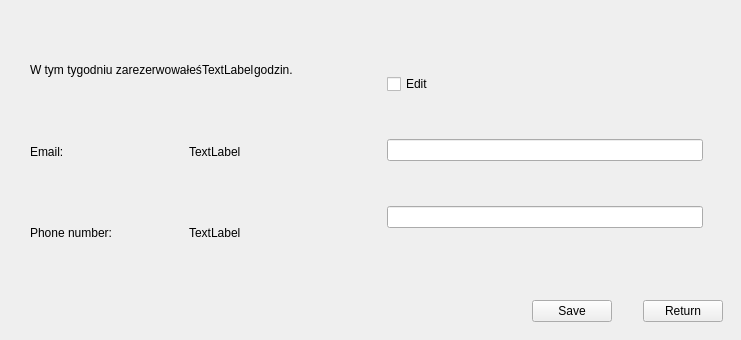
    <widget class="QWidget" name="profil">
     <widget class="QWidget" name="verticalLayoutWidget">
      <property name="geometry">
       <rect>
        <x>1</x>
        <y>0</y>
        <width>731</width>
        <height>331</height>
       </rect>
      </property>
      <layout class="QVBoxLayout" name="verticalLayout_6" stretch="0,0">
       <property name="leftMargin">
        <number>9</number>
       </property>
       <property name="topMargin">
        <number>9</number>
       </property>
       <property name="rightMargin">
        <number>9</number>
       </property>
       <property name="bottomMargin">
        <number>9</number>
       </property>
       <item>
        <layout class="QGridLayout" name="gridLayout_2" rowstretch="0" columnstretch="1,1">
         <property name="sizeConstraint">
          <enum>QLayout::SetMaximumSize</enum>
         </property>
         <property name="leftMargin">
          <number>20</number>
         </property>
         <property name="topMargin">
          <number>20</number>
         </property>
         <property name="rightMargin">
          <number>20</number>
         </property>
         <property name="bottomMargin">
          <number>20</number>
         </property>
         <property name="horizontalSpacing">
          <number>40</number>
         </property>
         <property name="verticalSpacing">
          <number>6</number>
         </property>
         <item row="0" column="1">
          <layout class="QVBoxLayout" name="verticalLayout_12" stretch="1,1,1">
           <item>
            <widget class="QCheckBox" name="checkBox">
             <property name="sizePolicy">
              <sizepolicy hsizetype="Expanding" vsizetype="Fixed">
               <horstretch>0</horstretch>
               <verstretch>0</verstretch>
              </sizepolicy>
             </property>
             <property name="text">
              <string>Edit</string>
             </property>
            </widget>
           </item>
           <item>
            <widget class="QLineEdit" name="emailInput">
             <property name="sizePolicy">
              <sizepolicy hsizetype="Expanding" vsizetype="Fixed">
               <horstretch>0</horstretch>
               <verstretch>0</verstretch>
              </sizepolicy>
             </property>
             <property name="frame">
              <bool>true</bool>
             </property>
            </widget>
           </item>
           <item>
            <widget class="QLineEdit" name="phoneInput">
             <property name="enabled">
              <bool>true</bool>
             </property>
             <property name="sizePolicy">
              <sizepolicy hsizetype="Expanding" vsizetype="Fixed">
               <horstretch>0</horstretch>
               <verstretch>0</verstretch>
              </sizepolicy>
             </property>
            </widget>
           </item>
          </layout>
         </item>
         <item row="0" column="0">
          <layout class="QVBoxLayout" name="verticalLayout_15" stretch="1,1,1">
           <item>
            <layout class="QHBoxLayout" name="horizontalLayout_9">
             <item>
              <widget class="QLabel" name="label_5">
               <property name="sizePolicy">
                <sizepolicy hsizetype="Preferred" vsizetype="Preferred">
                 <horstretch>0</horstretch>
                 <verstretch>0</verstretch>
                </sizepolicy>
               </property>
               <property name="text">
                <string>W tym tygodniu zarezerwowałeś</string>
               </property>
              </widget>
             </item>
             <item>
              <widget class="QLabel" name="lreserved">
               <property name="sizePolicy">
                <sizepolicy hsizetype="Fixed" vsizetype="Preferred">
                 <horstretch>0</horstretch>
                 <verstretch>0</verstretch>
                </sizepolicy>
               </property>
               <property name="text">
                <string>TextLabel</string>
               </property>
              </widget>
             </item>
             <item>
              <widget class="QLabel" name="label_7">
               <property name="text">
                <string>godzin.</string>
               </property>
              </widget>
             </item>
            </layout>
           </item>
           <item>
            <layout class="QHBoxLayout" name="horizontalLayout_11">
             <item>
              <widget class="QLabel" name="label_9">
               <property name="text">
                <string>Email:</string>
               </property>
              </widget>
             </item>
             <item>
              <widget class="QLabel" name="lemail">
               <property name="text">
                <string>TextLabel</string>
               </property>
              </widget>
             </item>
            </layout>
           </item>
           <item>
            <layout class="QHBoxLayout" name="horizontalLayout_4">
             <item>
              <widget class="QLabel" name="label_10">
               <property name="text">
                <string>Phone number:</string>
               </property>
              </widget>
             </item>
             <item>
              <widget class="QLabel" name="lphone">
               <property name="text">
                <string>TextLabel</string>
               </property>
              </widget>
             </item>
            </layout>
           </item>
          </layout>
         </item>
        </layout>
       </item>
       <item>
        <layout class="QHBoxLayout" name="horizontalLayout_10">
         <item>
          <spacer name="horizontalSpacer_9">
           <property name="orientation">
            <enum>Qt::Horizontal</enum>
           </property>
           <property name="sizeHint" stdset="0">
            <size>
             <width>538</width>
             <height>20</height>
            </size>
           </property>
          </spacer>
         </item>
         <item>
          <widget class="QPushButton" name="pushButton_14">
           <property name="text">
            <string>Save</string>
           </property>
           <property name="autoDefault">
            <bool>true</bool>
           </property>
          </widget>
         </item>
         <item>
          <spacer name="horizontalSpacer_10">
           <property name="orientation">
            <enum>Qt::Horizontal</enum>
           </property>
           <property name="sizeHint" stdset="0">
            <size>
             <width>40</width>
             <height>20</height>
            </size>
           </property>
          </spacer>
         </item>
         <item>
          <widget class="QPushButton" name="pushButton_15">
           <property name="text">
            <string>Return</string>
           </property>
           <property name="autoDefault">
            <bool>true</bool>
           </property>
          </widget>
         </item>
        </layout>
       </item>
      </layout>
     </widget>
    </widget>
